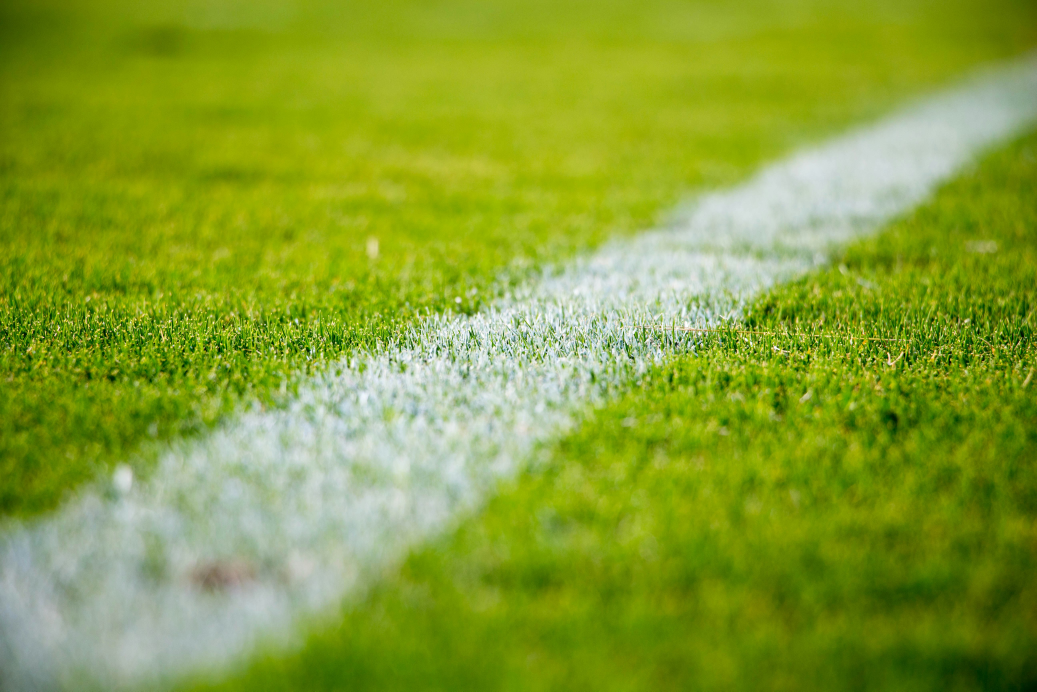
#> input picture SeenAt/SeenAt/Resources/splash-screen-field.jpg, 5184 x 3456 px, found by its file name (shown at 1/5 size)
$ python generate-icon.py
#> lines starting #> are read from the running program, lines starting #| are printed output that depends on the picture
from PIL import Image, ImageDraw

SIZE = 1024
GREEN = (0, 177, 64)
WHITE = (255, 255, 255)
STRIPE_WIDTH = 24

OUTPUT = "SeenAt/SeenAt/Resources/Assets.xcassets/AppIcon.appiconset/icon.png"
SPLASH = "SeenAt/SeenAt/Resources/Assets.xcassets/SplashBackground.imageset/splash-screen-field.jpg"

bg = Image.open(SPLASH)
#> bg is the input picture: PIL image 5184x3456 RGB; mean R, G, B 135, 160, 51.5
w, h = bg.size
#> w = 5184; h = 3456
min_dim = min(w, h)
#> min_dim = 3456
bg = bg.crop(((w - min_dim) // 2, (h - min_dim) // 2, (w + min_dim) // 2, (h + min_dim) // 2))
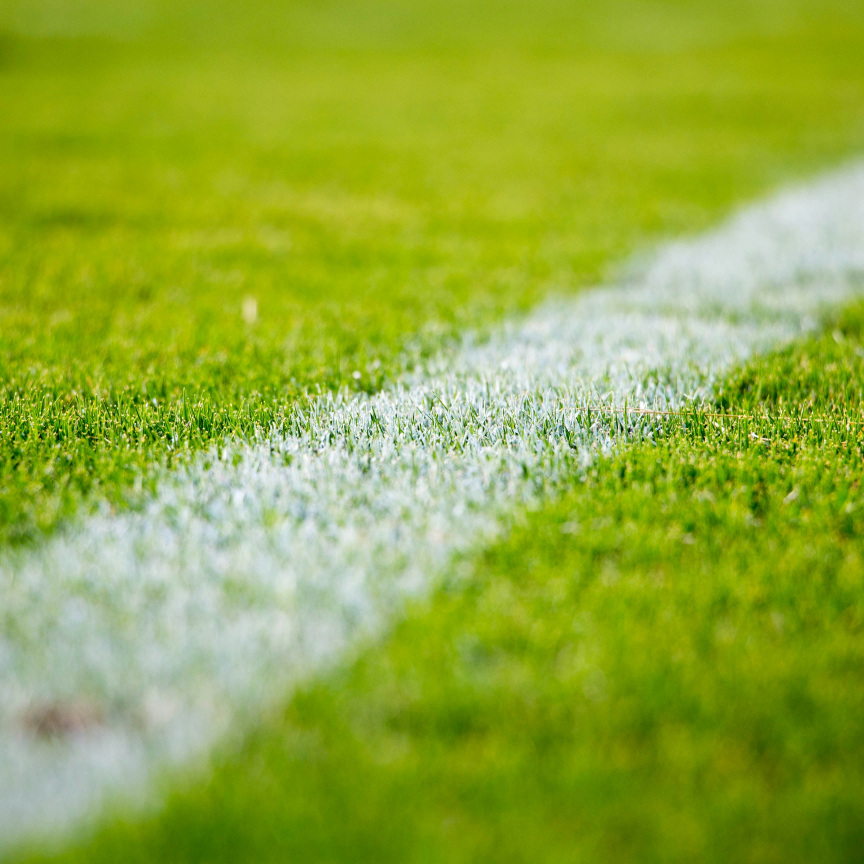
#> bg: PIL image 3456x3456 RGB (shown at 1/4 size); mean R, G, B 146.1, 170.8, 58.5
bg = bg.resize((SIZE, SIZE), Image.LANCZOS).convert('RGBA')
#> bg: PIL image 1024x1024 RGBA

mask = Image.new('L', (SIZE, SIZE), 0)
#> mask: PIL image 1024x1024 L; every value is 0
draw = ImageDraw.Draw(mask)

draw.polygon([
    (512-70, 180),
    (512-200, 130),
    (512-350, 170),
    (512-350, 290),
    (512-280, 340),
    (512-280, 350),
    (512-280, 890),
    (512+280, 890),
    (512+280, 350),
    (512+280, 340),
    (512+350, 290),
    (512+350, 170),
    (512+200, 130),
    (512+70, 180),
], fill=255)

draw.ellipse([512-100, 50, 512+100, 220], fill=0)

shirt = Image.new('RGBA', (SIZE, SIZE), WHITE + (255,))
#> shirt: PIL image 1024x1024 RGBA; every value is 255
stripe = Image.new('RGBA', (STRIPE_WIDTH, SIZE), GREEN + (255,))
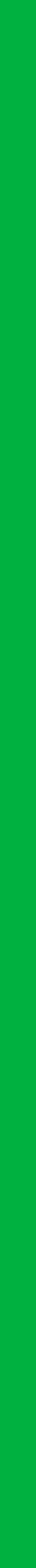
#> stripe: PIL image 24x1024 RGBA (shown 2 times larger); mean R, G, B, A 0, 177, 64, 255
for x in range(STRIPE_WIDTH, SIZE, STRIPE_WIDTH * 2):
    shirt.paste(stripe, (x, 0))
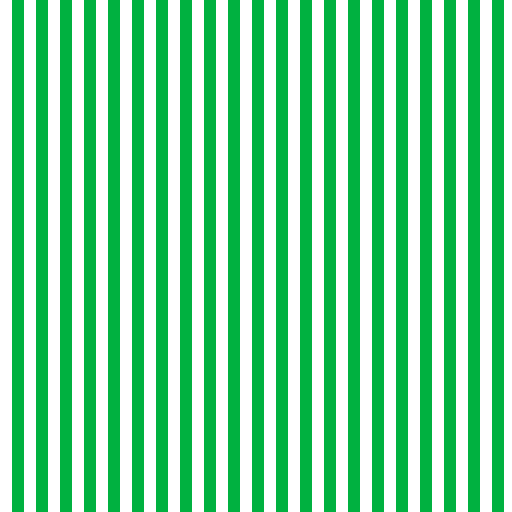
#> shirt: PIL image 1024x1024 RGBA (shown at 1/2 size); mean R, G, B, A 129.5, 216.6, 161, 255

result = Image.composite(shirt, bg, mask)
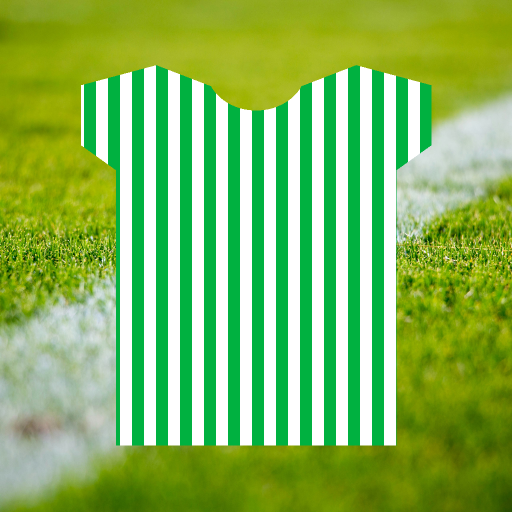
#> result: PIL image 1024x1024 RGBA (shown at 1/2 size); mean R, G, B, A 133.8, 184.5, 92.5, 255
result.save(OUTPUT)

$ run again, with SeenAt/SeenAt/Resources/VenueImages/america-first-field.jpg copied over SeenAt/SeenAt/Resources/splash-screen-field.jpg
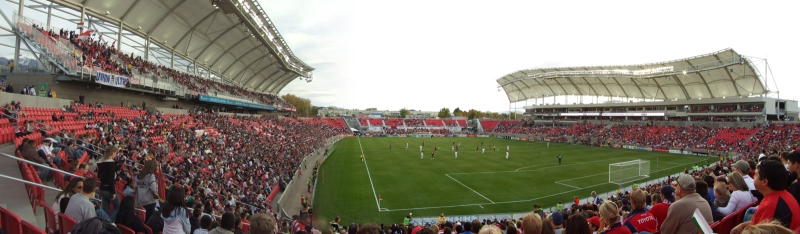
#> input picture SeenAt/SeenAt/Resources/VenueImages/america-first-field.jpg, 1600 x 468 px, found by its file name (shown at 1/2 size)
#> bg is the input picture: PIL image 1600x468 RGB; mean R, G, B 137.5, 129.5, 118.4
#> `bg = bg.crop(((w - min_dim) // 2, (h - min_dim) // 2, (w + min_dim) //..`:
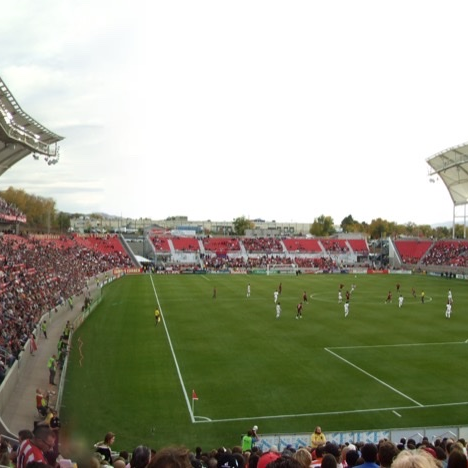
#> bg: PIL image 468x468 RGB; mean R, G, B 161.9, 163.9, 145
#> mask: PIL image 1024x1024 L; every value is 0
#> `result = Image.composite(shirt, bg, mask)`:
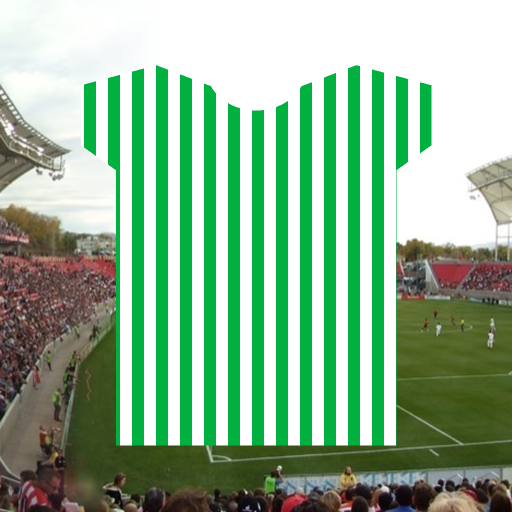
#> result: PIL image 1024x1024 RGBA (shown at 1/2 size); mean R, G, B, A 146.5, 182.3, 150.4, 255

$ run again, with SeenAt/SeenAt/Resources/VenueImages/american-family-field.jpg copied over SeenAt/SeenAt/Resources/splash-screen-field.jpg
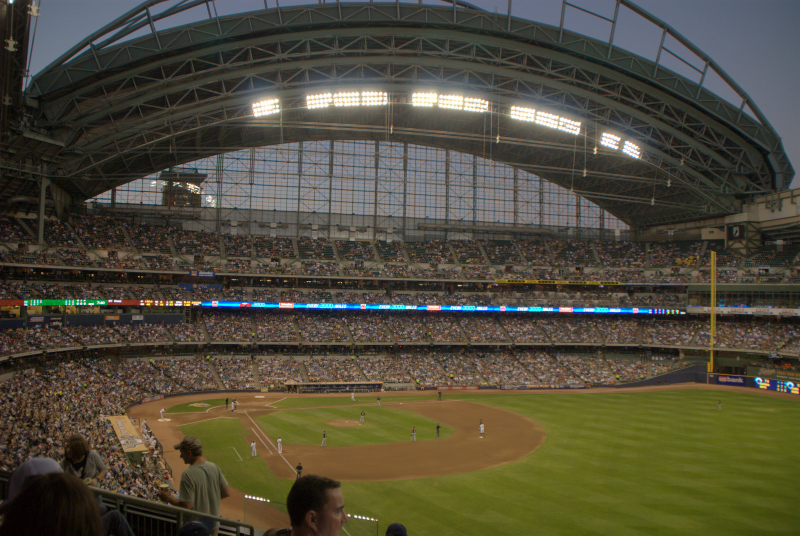
#> input picture SeenAt/SeenAt/Resources/VenueImages/american-family-field.jpg, 1600 x 1072 px, found by its file name (shown at 1/2 size)
#> bg is the input picture: PIL image 1600x1072 RGB; mean R, G, B 78.9, 74.8, 58.4
#> `bg = bg.crop(((w - min_dim) // 2, (h - min_dim) // 2, (w + min_dim) //..`:
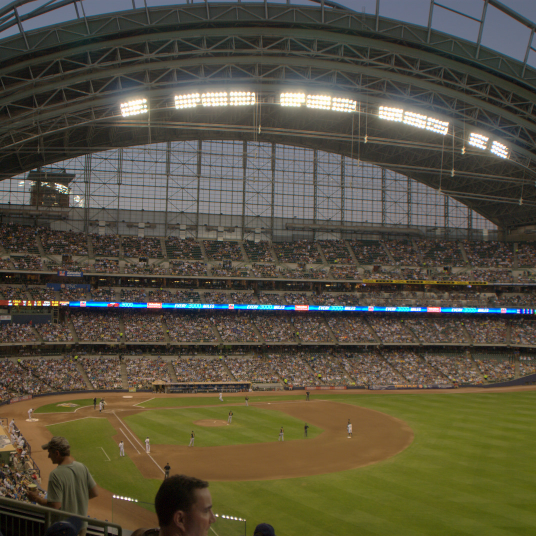
#> bg: PIL image 1072x1072 RGB (shown at 1/2 size); mean R, G, B 86.5, 81.5, 63.9
#> mask: PIL image 1024x1024 L; every value is 0
#> `result = Image.composite(shirt, bg, mask)`:
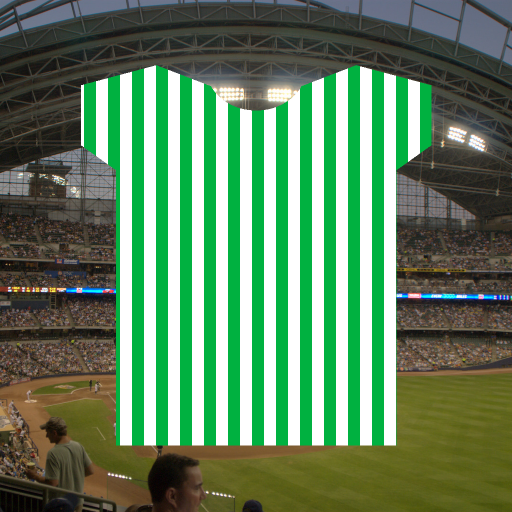
#> result: PIL image 1024x1024 RGBA (shown at 1/2 size); mean R, G, B, A 98.7, 132.4, 97.9, 255
